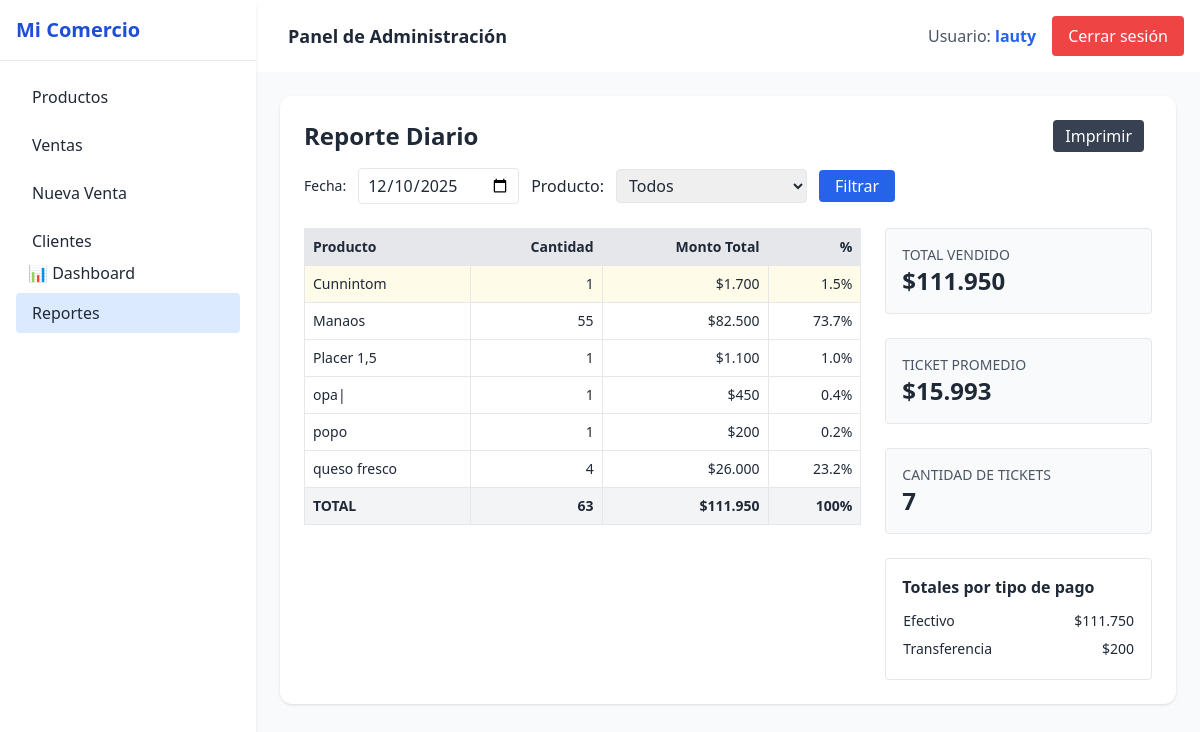
/reportes/diario/ (signed in), run on the app's committed database.
### usuarios/models.py (models this page shows, shortened)
class Usuario(AbstractUser):
    empresa = models.ForeignKey(Empresa, on_delete=models.CASCADE, null=True, blank=True)

### productos/models.py (models this page shows, shortened)
class Producto(models.Model):
    TIPO_VENTA_CHOICES = [
        ('unidad', 'Unidad'),
        ('kilo', 'Kilo'),
    ]
    nombre = models.CharField(max_length=100)
    codigo = models.CharField(max_length=50)
    categoria = models.ForeignKey(Categoria, on_delete=models.CASCADE)
    precio_venta = models.DecimalField(max_digits=10, decimal_places=3)
    precio_compra = models.DecimalField(max_digits=10, decimal_places=3, default=0)
    stock_actual = models.DecimalField(max_digits=10, decimal_places=3)
    tipo_venta = models.CharField(max_length=10, choices=TIPO_VENTA_CHOICES, default='unidad')
    empresa = models.ForeignKey(Empresa, on_delete=models.CASCADE)
    aplica_descuento = models.BooleanField(default=False)
    cantidad_minima_descuento = models.PositiveIntegerField(null=True, blank=True)
    porcentaje_descuento = models.DecimalField(max_digits=5, decimal_places=2, null=True, blank=True)
    class Meta:
        unique_together = ('codigo', 'empresa')

### reportes/views.py (the view)
# urls.py: path('diario/', reporte_diario, name='reporte_diario'),
@login_required
def reporte_diario(request):
    empresa = request.user.empresa
    fecha_str = request.GET.get('fecha')
    if fecha_str:
        try:
            fecha = datetime.date.fromisoformat(fecha_str)
        except Exception:
            fecha = timezone.localdate()
    else:
        fecha = timezone.localdate()
    ventas_qs = Venta.objects.filter(empresa=empresa, fecha__date=fecha)
    productos = DetalleVenta.objects.filter(
        venta__empresa=empresa
    ).values('producto__id', 'producto__nombre').distinct()
    producto_id = request.GET.get('producto')
    detalles_qs = DetalleVenta.objects.filter(venta__in=ventas_qs)
    if producto_id:
        detalles_qs = detalles_qs.filter(producto_id=producto_id)
    total_ventas = ventas_qs.aggregate(total=Sum('total'))['total'] or 0
    cantidad_ventas = ventas_qs.count()
    total_productos = detalles_qs.aggregate(total_cant=Sum('cantidad'))['total_cant'] or 0
    cantidad_tickets = ventas_qs.count()
    ticket_promedio = total_ventas / cantidad_tickets if cantidad_tickets > 0 else 0
    detalles_con_subtotal = detalles_qs.annotate(
        subtotal=ExpressionWrapper(
            F('cantidad') * F('precio_unitario'),
            output_field=DecimalField()
        )
    )
    ventas = detalles_con_subtotal.values(
        'producto__id', 'producto__nombre'
    ).annotate(
        cantidad=Sum('cantidad'),
        total=Sum('subtotal')
    )
    ventas = list(ventas)  # materializar antes de modificar
    for v in ventas:
        try:
            cantidad_val = float(v.get('cantidad', 0) or 0)
        except (TypeError, ValueError):
            cantidad_val = 0.0
        if cantidad_val <= 0:
            v['cantidad'] = 0
        elif cantidad_val < 1:
            v['cantidad'] = 1
        else:
            v['cantidad'] = math.floor(cantidad_val)
        total_val = float(v.get('total', 0) or 0)
        v['porcentaje'] = (total_val / float(total_ventas or 1) * 100) if total_ventas > 0 else 0
    total_bultos = sum(v['cantidad'] for v in ventas)
    orden = request.GET.get("orden")
    if orden == "cantidad":
        ventas = sorted(ventas, key=lambda x: x['cantidad'], reverse=True)
    elif orden == "total":
        ventas = sorted(ventas, key=lambda x: x['total'], reverse=True)
    else:
        ventas = sorted(ventas, key=lambda x: x['producto__nombre'])
    totales_pago_qs = ventas_qs.values('tipo_pago').annotate(total=Sum('total'))
    TIPOS = dict(Venta.TIPO_PAGO_CHOICES)
    totales_pago = [
        {'tipo_pago': TIPOS.get(p['tipo_pago'], p['tipo_pago']), 'total': p['total'] or 0}
        for p in totales_pago_qs
    ]
    context = {
        'fecha': fecha.isoformat(),
        'ventas': ventas,
        'productos': productos,  # para el <select> de filtrado
        'total_ventas': total_ventas,
        'cantidad_ventas': cantidad_ventas,
        'totales_pago': totales_pago,
        'cantidad_tickets': cantidad_tickets,
        'ticket_promedio': ticket_promedio,
        'producto_filtrado': producto_id,  # para marcar la opción seleccionada
        'total_productos': total_bultos,
    }
    return render(request, 'reportes/reporte_diario.html', context)

### productos/templatetags/custom_filters.py (called while the page is built)
@register.filter
def formato_precio(value):
    if value is None:
        return ''
    try:
        value = float(value)
    except:
        return value
    if value.is_integer():
        return f"{int(value):,}".replace(",", ".")
    valor_str = f"{value}"
    entero, decimal = valor_str.split(".")
    entero = f"{int(entero):,}".replace(",", ".")
    decimal = decimal.rstrip("0")
    return f"{entero},{decimal}"

### reportes/templates/reportes/reporte_diario.html (shortened to what this page needs)
{% extends "base.html" %}
{% load humanize %}
{% load custom_filters %}
{% block content %}
<div class="bg-white shadow rounded-xl p-6">
    <div class="flex items-center justify-between mb-4">
        <h1 class="text-2xl font-bold">Reporte Diario</h1>
        <div>
            <button onclick="window.print()"
                    class="bg-gray-700 text-white px-3 py-1 rounded mr-2">Imprimir</button>
        </div>
    </div>
    <form method="GET" class="mb-6 flex flex-wrap items-center gap-3">
        <label class="text-sm">Fecha:</label>
        <input type="date" name="fecha" value="{{ fecha }}" class="border rounded px-2 py-1">
        <label>Producto:</label>
        <select name="producto" class="border rounded px-2 py-1">
            <option value="">Todos</option>
        </select>
        <button type="submit" class="bg-blue-600 text-white px-4 py-1 rounded">
            Filtrar
        </button>
    </form>
    <div class="grid grid-cols-1 lg:grid-cols-3 gap-6">
        <div class="lg:col-span-2">
            <div class="overflow-x-auto">
                <table class="w-full border-collapse text-sm">
                    <thead class="bg-gray-200">
                        <tr>
                            <th class="border px-2 py-2 text-left">
                                <a href="?fecha={{ fecha }}&orden=producto">Producto</a>
                            </th>
                            <th class="border px-2 py-2 text-right">
                                <a href="?fecha={{ fecha }}&orden=cantidad">Cantidad</a>
                            </th>
                            <th class="border px-2 py-2 text-right">
                                <a href="?fecha={{ fecha }}&orden=total">Monto Total</a>
                            </th>
                            <th class="border px-2 py-2 text-right">%</th>
                        </tr>
                    </thead>
                    <tbody>
                        {% for item in ventas %}
                        <tr class="{% if forloop.first %}bg-yellow-50{% endif %}">
                            <td class="border px-2 py-2">{{ item.producto__nombre }}</td>
                            <td class="border px-2 py-2 text-right">{{ item.cantidad }}</td>
                            <td class="border px-2 py-2 text-right">${{ item.total|floatformat:0|formato_precio }}</td>
                            <td class="border px-2 py-2 text-right">{{ item.porcentaje|floatformat:1 }}%</td>
                        </tr>
                        {% empty %}
                        <tr>
                            <td colspan="4" class="text-center py-6 text-gray-500">
                                No hay ventas para el día seleccionado.
                            </td>
                        </tr>
                        {% endfor %}
                    </tbody>
                    <tfoot class="bg-gray-100 font-bold">
                        <tr>
                            <td class="border px-2 py-2">TOTAL</td>
                            <td class="border px-2 py-2 text-right">{{ total_productos }}</td>
                            <td class="border px-2 py-2 text-right">${{ total_ventas|floatformat:0|formato_precio}}</td>
                            <td class="border px-2 py-2 text-right">100%</td>
                        </tr>
                    </tfoot>
                </table>
            </div>
        </div>
        <aside class="space-y-6">
            <div class="p-4 bg-gray-50 rounded border">
                <p class="text-sm text-gray-600">TOTAL VENDIDO</p>
                <p class="text-2xl font-bold">${{ total_ventas|floatformat:0|formato_precio }}</p>
            </div>
            <div class="p-4 bg-gray-50 rounded border">
                <p class="text-sm text-gray-600">TICKET PROMEDIO</p>
                <p class="text-2xl font-bold">${{ ticket_promedio|floatformat:0|formato_precio}}</p>
            </div>
            <div class="p-4 bg-gray-50 rounded border">
                <p class="text-sm text-gray-600">CANTIDAD DE TICKETS</p>
                <p class="text-2xl font-bold">{{ cantidad_tickets }}</p>
            </div>
            <div class="p-4 bg-white rounded border">
                <h3 class="font-semibold mb-2">Totales por tipo de pago</h3>
                <table class="w-full text-sm">
                    <tbody>
                        {% for pago in totales_pago %}
                        <tr>
                            <td class="py-1">{{ pago.tipo_pago }}</td>
                            <td class="py-1 text-right">${{ pago.total|floatformat:0|formato_precio}}</td>
                        </tr>
                        {% empty %}
                        <tr><td colspan="2" class="text-center py-2 text-gray-500">No hay pagos</td></tr>
                        {% endfor %}
                    </tbody>
                </table>
            </div>
        </aside>
    </div>
</div>
{% endblock %}

### templates/base.html (shortened to what this page needs)
<!DOCTYPE html>
<html lang="es">
<head>
    <script src="https://cdn.tailwindcss.com"></script>
</head>
<body class="bg-gray-100 min-h-screen text-gray-800" x-data="{ open: false }">
    <div class="flex">
        <aside x-cloak
            class="w-64 bg-white h-screen shadow-md fixed top-0 left-0 z-30 transform transition-transform duration-300 ease-in-out"
            :class="open ? 'translate-x-0' : '-translate-x-full md:translate-x-0'">
            <div class="p-4 text-xl font-bold text-blue-700 border-b border-gray-200">
                Mi Comercio
            </div>
            <nav class="p-4 space-y-2">
                <a href="{% url 'lista_productos' %}"
                    class="block py-2 px-4 rounded hover:bg-blue-100 {% if request.path == '/productos/' %}bg-blue-100{% endif %}">Productos</a>
                <a href="{% url 'lista_ventas' %}"
                    class="block py-2 px-4 rounded hover:bg-blue-100 {% if request.path == '/ventas/' %}bg-blue-100{% endif %}">Ventas</a>
                <a href="{% url 'nueva_venta' %}"
                    class="block py-2 px-4 rounded hover:bg-blue-100 {% if request.path == '/ventas/nueva/' %}bg-blue-100{% endif %}">Nueva
                    Venta</a>
                <a href="{% url 'lista_clientes' %}"
                    class="block py-2 px-4 rounded hover:bg-blue-100 {% if request.path == '/ventas/lista_clientes/' %}bg-blue-100{% endif %}">Clientes</a>
                <a href="{% url 'dashboard' %}" class="px-3 py-2 hover:bg-gray-200 rounded">📊 Dashboard</a>
                <a href="{% url 'reporte_diario' %}"
                    class="block py-2 px-4 rounded hover:bg-blue-100 {% if request.path == '/reportes/diario/' %}bg-blue-100{% endif %}">
                    Reportes</a>
            </nav>
        </aside>
        <div class="flex-1 min-h-screen flex flex-col ml-0 md:ml-64">
            <header class="bg-white shadow p-4 flex justify-between items-center">
                <div class="flex items-center space-x-4">
                    <div class="text-lg font-semibold">
                        {% block header %}Panel de Administración{% endblock %}
                    </div>
                </div>
                <div class="flex items-center space-x-4">
                    {% if user.is_authenticated %}
                    <span class="text-gray-600">Usuario: <strong class="text-blue-600">{{ user.username }}</strong></span>
                    <form method="post" action="{% url 'logout' %}">
                        <button type="submit"
                            class="bg-red-500 text-white px-4 py-2 rounded hover:bg-red-600 transition">
                            Cerrar sesión
                        </button>
                    </form>
                    {% else %}
                    <a href="{% url 'login' %}"
                        class="bg-blue-500 text-white px-4 py-2 rounded hover:bg-blue-600 transition">
                        Iniciar sesión
                    </a>
                    {% endif %}
                </div>
            </header>
            <main class="p-6 flex-1 bg-gray-50">
                {% block content %}{% endblock %}
            </main>
        </div>
    </div>
</body>
</html>

### data on the page
Usuario: username "lauty"
Producto: producto__nombre "Cunnintom", cantidad "1", total "1.700", porcentaje "1.5"
Producto: producto__nombre "Placer 1,5", cantidad "1", total "1.100", porcentaje "1.0"
Producto: producto__nombre "opa|", cantidad "1", total "450", porcentaje "0.4"
Producto: producto__nombre "popo", cantidad "1", total "200", porcentaje "0.2"
Producto: producto__nombre "queso fresco", cantidad "4", total "26.000", porcentaje "23.2"

### other printed values
{{ item.producto__nombre }} "Manaos"
{{ item.cantidad }} "55"
{{ item.total|floatformat:0|formato_precio }} "82.500"
{{ item.porcentaje|floatformat:1 }} "73.7"
{{ total_productos }} "63"
{{ total_ventas|floatformat:0|formato_precio }} "111.950"
{{ ticket_promedio|floatformat:0|formato_precio }} "15.993"
{{ cantidad_tickets }} "7"
{{ pago.tipo_pago }} "Efectivo" "Transferencia"
{{ pago.total|floatformat:0|formato_precio }} "111.750" "200"
